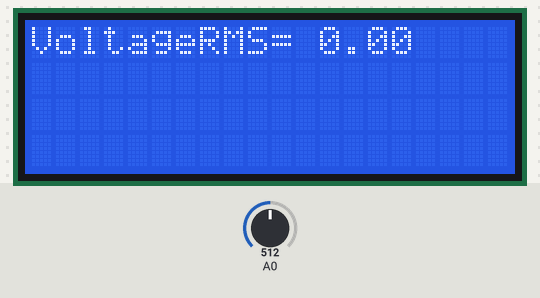
Recording of a sketch running on a simulated Arduino Uno, built with avr-gcc and run on an emulated ATmega328P. On the bench: 20×4 character LCD. The inputs (shaded band) are chosen by the test bench; at power-on: A0 = 512.

Above: at 1.2 s.
1.3 s: A0 set to 716
At 2.3 s:
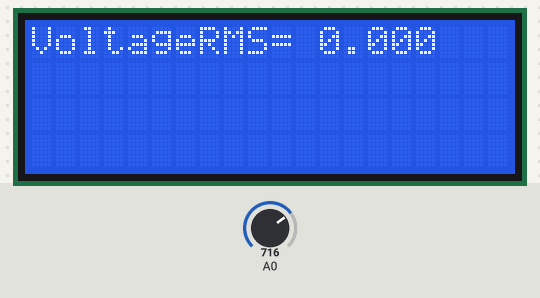
3.0 s: A0 set to 900
At 3.2 s:
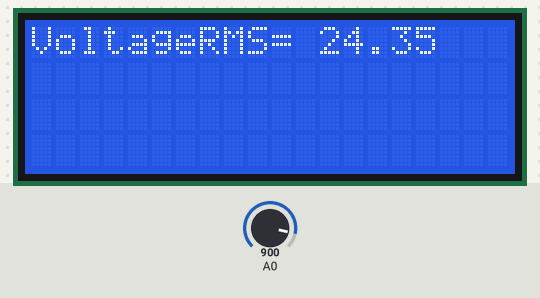
4.8 s: A0 set to 1023
At 4.95 s:
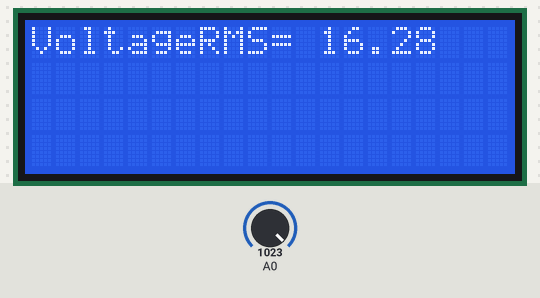
Timing chart, 0 to 7.8 s (numbered marks = the images above; inputs shaded):
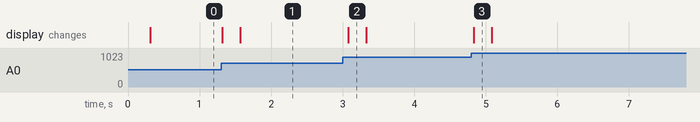

The sketch:

VoltageMeasurementSketch.ino
```cpp
#include<LiquidCrystal.h>
#include"ACmeter.h"
LiquidCrystal lcd(8,9,10,11,12,13);
const int analog_channel = A0;
const float r_const=2.00;// r1/(r1+r2)
const float t_const =19.17;// vsec*(lprim/lsec)^(1/2)
double volt_at_divider=0;
double volt_at_sec=0;
double volt_at_prim=0;
double measured_value;
double error;
void setup(){
  lcd.begin(20,4);
  lcd.setCursor(0,0);
  lcd.print("VoltageRMS=");
}

void loop(){
  AcMeter a;
  lcd.setCursor(12,0);
  volt_at_divider=(a.getRMS(analog_channel));
  volt_at_sec=r_const*volt_at_divider;
  measured_value=t_const*volt_at_sec ;
  volt_at_prim=measured_value;
  lcd.print(volt_at_prim);
}
```

ACmeter.h
```cpp
#ifndef ACMETER_H
#define ACMETER_H

class AcMeter
{
  double result;
  int readValue;
  int maxValue = 0;
  int minValue = 1024;
  public:

  double getPeak(int channelName);
  double getRMS(int channelName);

};

double AcMeter::getPeak(int channelName){
    uint32_t start_time = millis();
    while((millis()-start_time) < 250){
      readValue = analogRead(channelName);
      if (readValue > maxValue){
        maxValue = readValue;
      }
      if (readValue < minValue){
        minValue = readValue;
      }
    }
    result = ((maxValue - minValue) * 5.0)/1024.0;
    return result;
}
double AcMeter::getRMS(int channelName){

    return(getPeak(channelName)*0.707);

}

#endif
```

Measured:
- after the input at 1.3 s, the display: first changes at once (image 1 shows a later state)
- after the input at 3.0 s, the display: changes after 0.08 s (image 2)
- after the input at 4.8 s, the display: changes at once (image 3)
